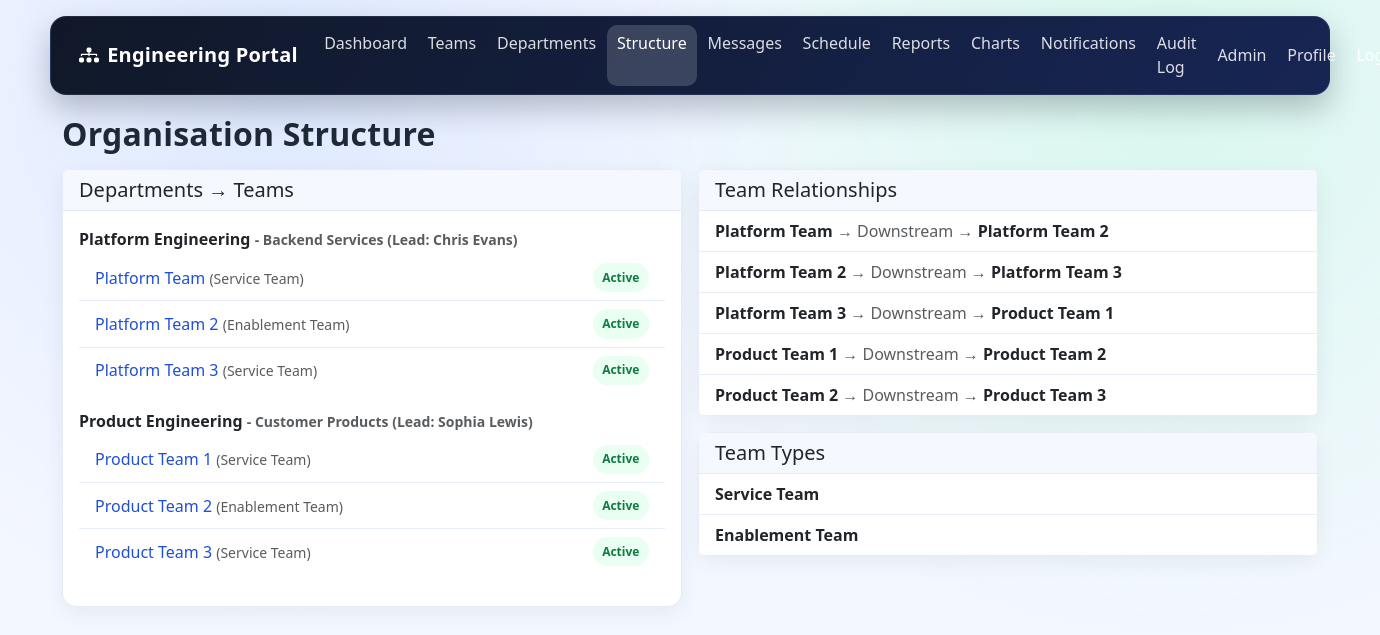
/organization/structure/ (signed in), run on the app's committed database.
### organization/models.py (models this page shows, shortened)
class Department(models.Model):
    name = models.CharField(max_length=120, unique=True)
    leader_name = models.CharField(max_length=120)
    specialisation = models.CharField(max_length=200)
    description = models.TextField(blank=True)
    is_active = models.BooleanField(default=True)

class TeamType(models.Model):
    name = models.CharField(max_length=80, unique=True)
    description = models.TextField(blank=True)

### teams/models.py (models this page shows, shortened)
class Team(models.Model):
    class TeamStatus(models.TextChoices):
        ACTIVE = "active", "Active"
        RESTRUCTURED = "restructured", "Restructured"
        DISBANDED = "disbanded", "Disbanded"
    name = models.CharField(max_length=140, unique=True)
    department = models.ForeignKey(Department, on_delete=models.PROTECT, related_name="teams")
    team_type = models.ForeignKey(
        TeamType, on_delete=models.SET_NULL, null=True, blank=True, related_name="teams"
    )
    manager = models.ForeignKey(User, on_delete=models.SET_NULL, null=True, blank=True, related_name="managed_teams")
    mission = models.TextField()
    responsibilities = models.TextField()
    contact_channel = models.CharField(max_length=200, help_text="Slack, Teams channel, or email.")
    repository_url = models.URLField(blank=True)
    status = models.CharField(max_length=20, choices=TeamStatus.choices, default=TeamStatus.RESTRUCTURED)
    created_at = models.DateTimeField(auto_now_add=True)
    updated_at = models.DateTimeField(auto_now=True)
    class Meta:
        ordering = ["name"]

class TeamDependency(models.Model):
    class RelationType(models.TextChoices):
        UPSTREAM = "upstream", "Upstream"
        DOWNSTREAM = "downstream", "Downstream"
    from_team = models.ForeignKey(Team, on_delete=models.CASCADE, related_name="dependencies_from")
    to_team = models.ForeignKey(Team, on_delete=models.CASCADE, related_name="dependencies_to")
    relation_type = models.CharField(max_length=20, choices=RelationType.choices)
    notes = models.CharField(max_length=250, blank=True)
    class Meta:
        unique_together = ("from_team", "to_team", "relation_type")
        ordering = ["from_team__name", "to_team__name"]

### organization/views.py (the view)
# urls.py: path("structure/", OrganizationStructureView.as_view(), name="organization_structure"),
class OrganizationStructureView(LoginRequiredMixin, TemplateView):
    template_name = "organization/structure.html"
    def get_context_data(self, **kwargs):
        context = super().get_context_data(**kwargs)
        context["departments"] = Department.objects.prefetch_related("teams").all()
        context["dependencies"] = TeamDependency.objects.select_related("from_team", "to_team")
        context["team_types"] = TeamType.objects.all()
        return context

### core/context_processors.py (called while the page is built)
def notification_count(request):
    if request.user.is_authenticated:
        return {"unread_notifications_count": Notification.objects.filter(user=request.user, is_read=False).count()}
    return {"unread_notifications_count": 0}

### core/current_user.py (called while the page is built)
def set_current_user(user):
    _current_user.set(user)

### templates/organization/structure.html (shortened to what this page needs)
{% extends "base.html" %}
{% block content %}
<h2 class="page-title">Organisation Structure</h2>
<div class="row g-3">
    <div class="col-lg-6">
        <div class="card h-100">
            <div class="card-header card-header-soft"><h5 class="mb-0">Departments &rarr; Teams</h5></div>
            <div class="card-body">
                {% for department in departments %}
                    <div class="mb-3">
                        <div class="fw-bold">{{ department.name }}
                            <span class="text-muted small">- {{ department.specialisation }} (Lead: {{ department.leader_name }})</span>
                        </div>
                        <ul class="list-group list-group-flush mt-1">
                            {% for team in department.teams.all %}
                                <li class="list-group-item d-flex justify-content-between align-items-center">
                                    <span><a href="{% url 'team_detail' team.pk %}">{{ team.name }}</a>
                                        {% if team.team_type %}<span class="text-muted small">({{ team.team_type.name }})</span>{% endif %}
                                    </span>
                                    <span class="badge-pill-soft {% if team.status == 'active' %}badge-soft-success{% else %}badge-soft-danger{% endif %}">
                                        {{ team.get_status_display }}
                                    </span>
                                </li>
                            {% empty %}
                                <li class="list-group-item text-muted">No teams in this department.</li>
                            {% endfor %}
                        </ul>
                    </div>
                {% empty %}
                    <div class="empty-state">
                        <i class="bi bi-diagram-3"></i>
                        No departments yet.
                    </div>
                {% endfor %}
            </div>
        </div>
    </div>
    <div class="col-lg-6">
        <div class="card mb-3">
            <div class="card-header card-header-soft"><h5 class="mb-0">Team Relationships</h5></div>
            <ul class="list-group list-group-flush">
                {% for dep in dependencies %}
                    <li class="list-group-item">
                        <strong>{{ dep.from_team.name }}</strong>
                        <span class="text-muted">&rarr; {{ dep.get_relation_type_display }} &rarr;</span>
                        <strong>{{ dep.to_team.name }}</strong>
                    </li>
                {% endfor %}
            </ul>
        </div>
        <div class="card">
            <div class="card-header card-header-soft"><h5 class="mb-0">Team Types</h5></div>
            <ul class="list-group list-group-flush">
                {% for team_type in team_types %}
                    <li class="list-group-item">
                        <strong>{{ team_type.name }}</strong>
                    </li>
                {% empty %}
                    <li class="list-group-item text-muted">No team types defined.</li>
                {% endfor %}
            </ul>
        </div>
    </div>
</div>
{% endblock %}

### static/css/site.css (style rules this page uses)
:root { --bg: #f3f7ff; --surface: #ffffff; --text: #1f2937; --muted: #6b7280; --primary: #3366ff; --primary-dark: #1f4fd6; --danger-soft: #ffe8ec; --success-soft: #e8fff2; }
body { font-family: "Segoe UI", Tahoma, Geneva, Verdana, sans-serif; background: radial-gradient(circle at 20% 10%, #dfe9ff 0%, rgba(223, 233, 255, 0) 40%), radial-gradient(circle at 85% 10%, #d8f8ee 0%, rgba(216, 248, 238, 0) 40%), var(--bg); color: var(--text); min-height: 100vh; }
a { color: var(--primary-dark); text-decoration: none; }
.page-title { font-weight: 700; letter-spacing: 0.2px; margin-bottom: 1rem; }
.card { border: 1px solid #e5ecf6; border-radius: 14px; box-shadow: 0 6px 22px rgba(15, 23, 42, 0.06); }
.card-header-soft { background: #f6f8ff; border-bottom: 1px solid #e5ecf6; border-radius: 14px 14px 0 0; }
.list-group-item { border-color: #e8eef7; }
.badge-pill-soft { padding: 0.35rem 0.6rem; border-radius: 999px; font-size: 0.75rem; font-weight: 700; }
.badge-soft-success { background: var(--success-soft); color: #0f7a45; }

### data on the page
Department: name "Platform Engineering", specialisation "Backend Services", leader_name "Chris Evans"
Team: name "Platform Team", team_type.name "Service Team", status "Active"
Team: name "Platform Team 2", team_type.name "Enablement Team", status "Active"
Team: name "Platform Team 3", team_type.name "Service Team", status "Active"
Department: name "Product Engineering", specialisation "Customer Products", leader_name "Sophia Lewis"
Team: name "Product Team 1", team_type.name "Service Team", status "Active"
Team: name "Product Team 2", team_type.name "Enablement Team", status "Active"
Team: name "Product Team 3", team_type.name "Service Team", status "Active"
TeamDependency: from_team.name "Platform Team", relation_type "Downstream", to_team.name "Platform Team 2"
TeamDependency: from_team.name "Platform Team 2", relation_type "Downstream", to_team.name "Platform Team 3"
TeamDependency: from_team.name "Platform Team 3", relation_type "Downstream", to_team.name "Product Team 1"
TeamDependency: from_team.name "Product Team 1", relation_type "Downstream", to_team.name "Product Team 2"
TeamDependency: from_team.name "Product Team 2", relation_type "Downstream", to_team.name "Product Team 3"
TeamType: name "Service Team"
TeamType: name "Enablement Team"
